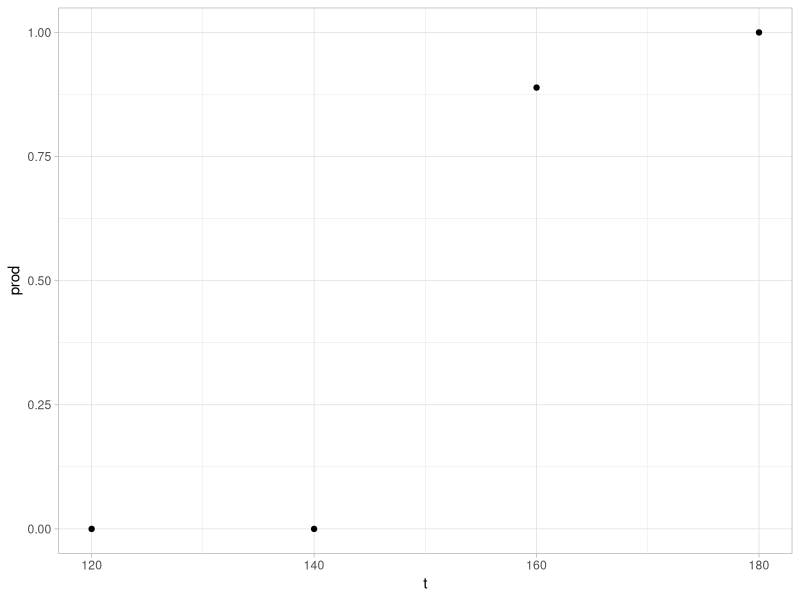
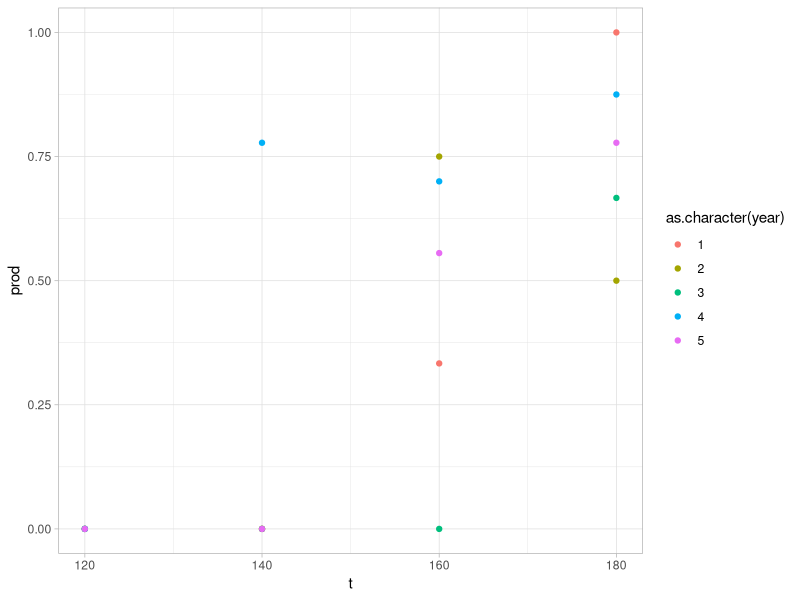

Source code (R) for these figures, in order:
# -----------------------------------------------------------------------------
# title : 1_simulate_data
# author : Paul Cuchot  
# date : 25/04/2023
# note : 
# -----------------------------------------------------------------------------


# Packages ----------------------------------------------------------------
library(tidyverse)


# -------------------------------------------------------------------------
# 1 Estimate phenology without taking into account young dispersal --------
# -------------------------------------------------------------------------

# arguments ? 

# n_session
# n_breeders
# n_years
# mean_ld (per year)

# 


# number of capture session per site
n_session <- 4

# number of breeding birds per site (catchable adults)
n_breeders <- 5

# number of breeding attempts
n_bredd_att <-  1

# breeding date (distrib to sample for breeding dates)
mean_ld <- 120
sd_ld <- 10

# sample n_breeders laying events
ld_dates <- round(rnorm(n_breeders, mean = mean_ld, sd = sd_ld))

# number of eggs per pair
mean_eggs <- 8
sd_eggs <- 5

n_eggs <- abs(round(rnorm(n_breeders, mean_eggs, sd_eggs)))

# fledglings dates 
fledgl_dates <- round(ld_dates)+35

# create a dataframe (one row per breeding pair)
df_breed <- data.frame(
  ld_dates = ld_dates,
  n_eggs = n_eggs,
  fledgl_dates = fledgl_dates
)

# Sample design -----------------------------------------------------------

# French CES = 4 capture sessions from day 120 to 180
t_capt <- round(seq(120,180, length.out = 4))

# Number of sample individual per session (~capture effort)
mean_n_capt <- 9

# Dataframe with n_adults and n_juveniles captured per session
df_session <- data.frame(t = t_capt,
                         n_capt_adults = NA,
                         n_capt_juveniles = NA) 

for(i in t_capt){
  # catchable adults
  n_adults <- n_breeders * 2
  # catchable juveniles
  n_juveniles <- sum(df_breed[df_breed$fledgl_dates < i ,]$n_eggs)
  
  capt_indiv <- sample( # how many individuals captured
    c(rep(0,n_adults), 
      rep(1,n_juveniles)),
    round(rnorm(1,mean_n_capt)), replace = TRUE)
  
  df_session[df_session$t ==i,"n_capt_adults"] <- sum(capt_indiv == 0)
  df_session[df_session$t ==i,"n_capt_juveniles"] <- sum(capt_indiv == 1) 
  
}

# calculate productivity per session
df_session <- df_session%>%
  mutate(prod = n_capt_juveniles/(n_capt_adults+n_capt_juveniles))

df_session


# Plot productivity -------------------------------------------------------

df_session%>%
  ggplot(aes(x = t, y = prod))+
  geom_point()+
  theme_light()


# function to simulated data for a signe site, N times --------------------

# 
simul_data <- function(n_breeders,
                       n_years, 
                       n_session){
  
  # mean laying date (change between years)
  mean_ld <- round(rnorm(n_years, 120, 15)) # (real pheno)
  sd_ld <- 7
  
  # number of eggs per pair
  mean_eggs <- 8
  sd_eggs <- 5
  
  # final data_set
  df_site <- data.frame(t = NA,
                        n_capt_adults = NA,
                        n_capt_juveniles = NA, 
                        prod = NA,
                        year = NA)[0,] 
  
  for(k in 1:n_years){
    
    # sample n_breeders laying events
    ld_dates <- round(rnorm(n_breeders, 
                            mean = mean_ld[k], 
                            sd = sd_ld))
    
    # fledglings dates 
    fledgl_dates <- round(ld_dates)+35
    
    # number of eggs per pair
    n_eggs <- abs(round(rnorm(n_breeders, mean_eggs, sd_eggs)))
    
    # create a dataframe (one row per breeding pair)
    df_breed <- data.frame(
      ld_dates = ld_dates,
      n_eggs = n_eggs,
      fledgl_dates = fledgl_dates
    )
    
    # sample (as CES design) 
    
    # time for capture session
    t_capt <- round(seq(120,180, length.out = n_session))
    
    # Number of sample individual per session (~capture effort)
    mean_n_capt <- 9
    
    # Dataframe with n_adults and n_juveniles captured per session
    df_session <- data.frame(t = t_capt,
                             n_capt_adults = NA,
                             n_capt_juveniles = NA,
                             prod = NA,
                             year = as.character(k)) 
    
    
    for(i in t_capt){
      
      # catchable adults
      n_adults <- n_breeders * 2
      
      # catchable juveniles
      n_juveniles <- sum(df_breed[df_breed$fledgl_dates < i ,]$n_eggs)
      
      capt_indiv <- sample( # how many individuals captured
        c(rep(0,n_adults), 
          rep(1,n_juveniles)),
        round(rnorm(1,mean_n_capt)), replace = TRUE)
      
      df_session[df_session$t ==i,"n_capt_adults"] <- sum(capt_indiv == 0)
      df_session[df_session$t ==i,"n_capt_juveniles"] <- sum(capt_indiv == 1) 
      
    }
    
    df_session <- df_session%>%
      mutate(prod = n_capt_juveniles/(n_capt_adults+n_capt_juveniles))
    
    df_site <- rbind(df_site, df_session)
  }
  
  return(df_site)
  
}


data1 <- simul_data(n_breeders = 5,
                    n_years = 5, 
                    n_session = 4)

data1%>%
  ggplot(aes(x = t, y = prod, color = as.character(year)))+
  geom_point()+
  theme_light()
